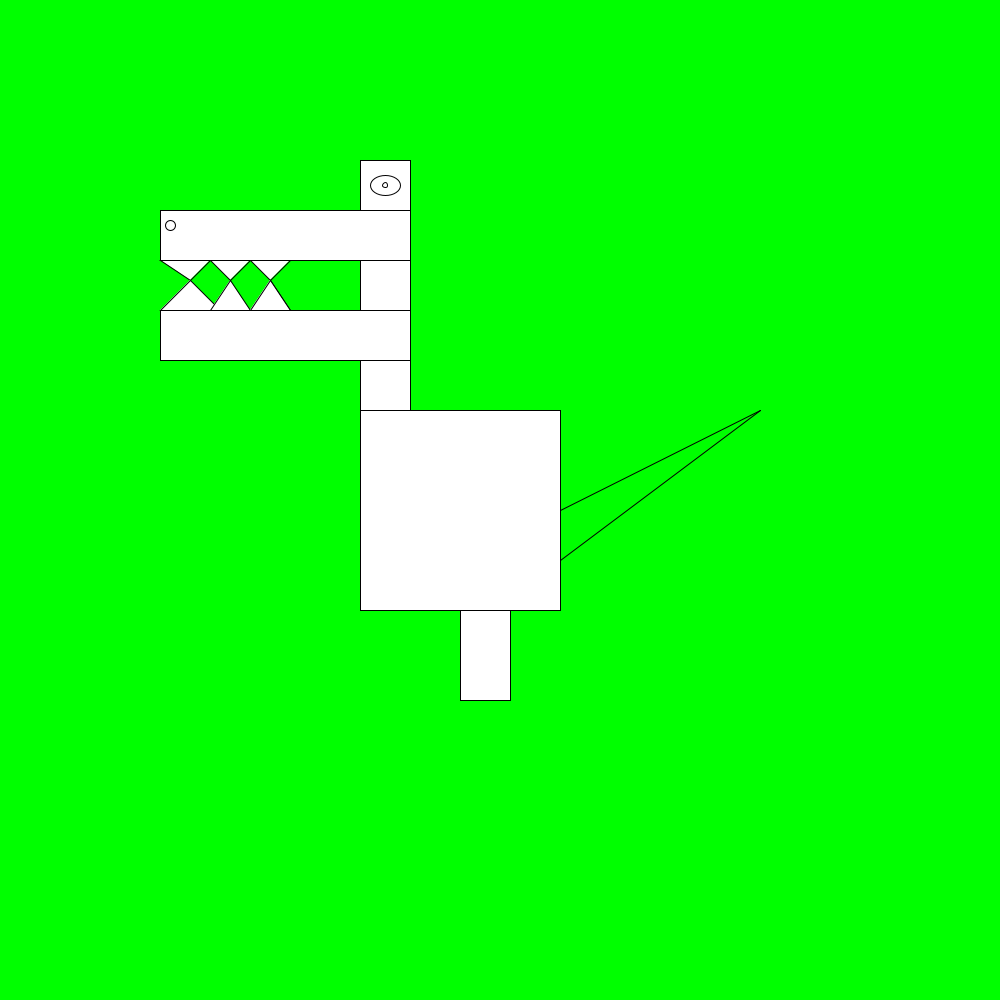
Frame 1 (no input)
Frame 60 (the mouse pressed at the canvas centre just before this capture): identical to frame 1, image omitted
Frame 120 (the mouse held since frame 60 and released just before this capture): identical to frame 1, image omitted

The Processing sketch that drew this single still picture (run headless with seeded random() and noise(); from frame 60 on, the mouse is pressed at the canvas centre):

// Processing sketch: tirexs_aik_en_job
// ── tirexs_aik_en_job.pde
int x = 10;
int y = 10;

void setup() 
{
  size(1000,1000);
}

void draw()
{
  background(0,255,0);
  //Bovenkant bek
  rect(x +150,y +200,250,50);
  rect(x +450,y +600,50,90);
  rect(x +350,y  +150,50,50);
  rect(x +350,y  +250,50,50);
  rect(x +150,y  +300,250,50);
  rect(x +350,y  +350,50,50);
  rect(x +350,y  +400,200,200);
  line(x +550,y  +500,x +750,y  +400);
  line(x +550,y  +550,x  +750,y  +400);
  ellipse(x +375,y +175,30,20);
  ellipse(x + 375,y + 175,5,5);
  ellipse(x + 160,y  +215,10,10);
  triangle(x +150,y  +250,x +200,y +250,x +180,y +270); 
  triangle(x +150,y  +300,x +210,y +300,x +180,y +270);
  triangle(x +200,y  +300,x +240,y +300,x +220,y +270);
  triangle(x +240,y  +250,x +200,y +250,x +220,y +270);
  triangle(x  +240,y  +250,x +280,y +250,x +260,y +270);
  triangle(x  +240,y  +300,x +260,y +270,x +280,y +300);
  triangle(x  +240,y  +300,x  +260,y +270,x +280,y +300);
  
  if (keyCode == RIGHT) { x = x + 1; }
  if (keyCode == LEFT ) { x = x - 1; }
  if (keyCode == DOWN ) { y = y + 1; }
  if (keyCode == UP ) { y = y - 1; }
  
  //LEFt
  //UP
  //DOWN
  
  

  
  
  
  
  
  
  
  
  
  
  
  
  
  
  
  
  
  
  
  
  
  
  
  
  
  
  
  
  
  
  
  
  
  
  
  
  
  
  
 
}
